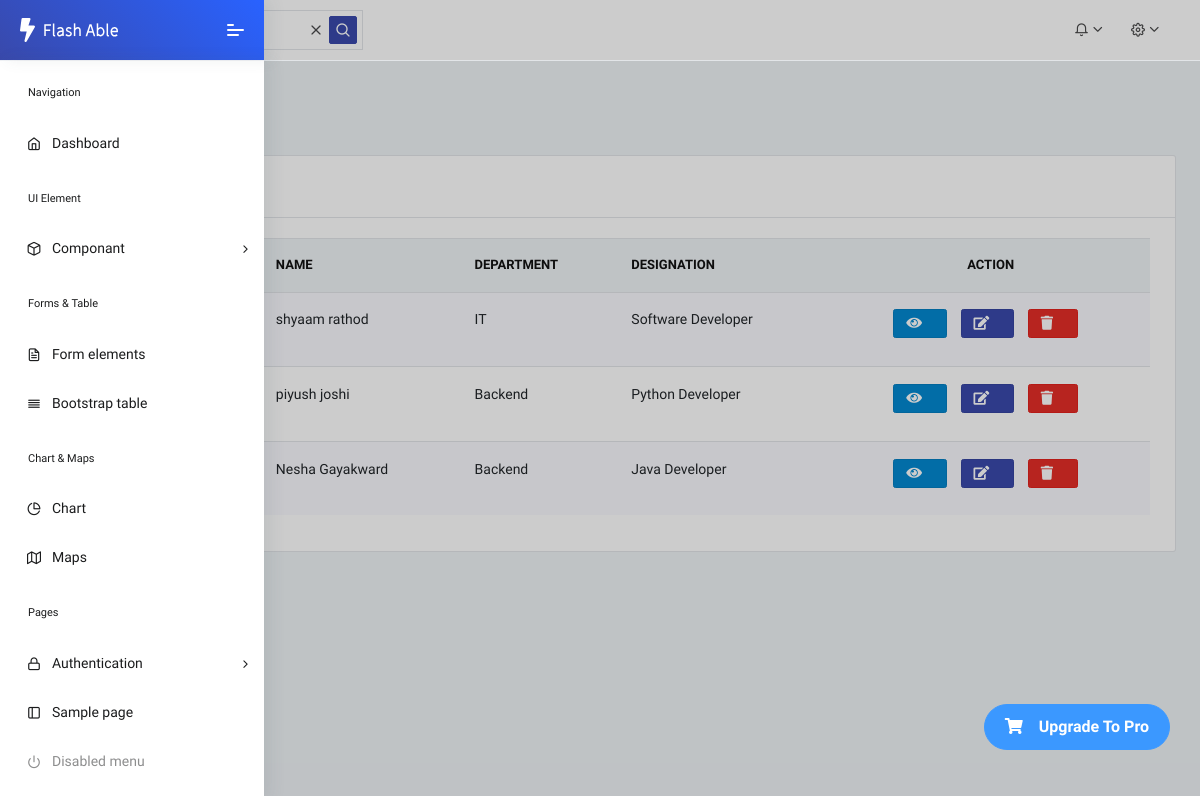
/list_employee/, run on an earlier commit of the app's database.
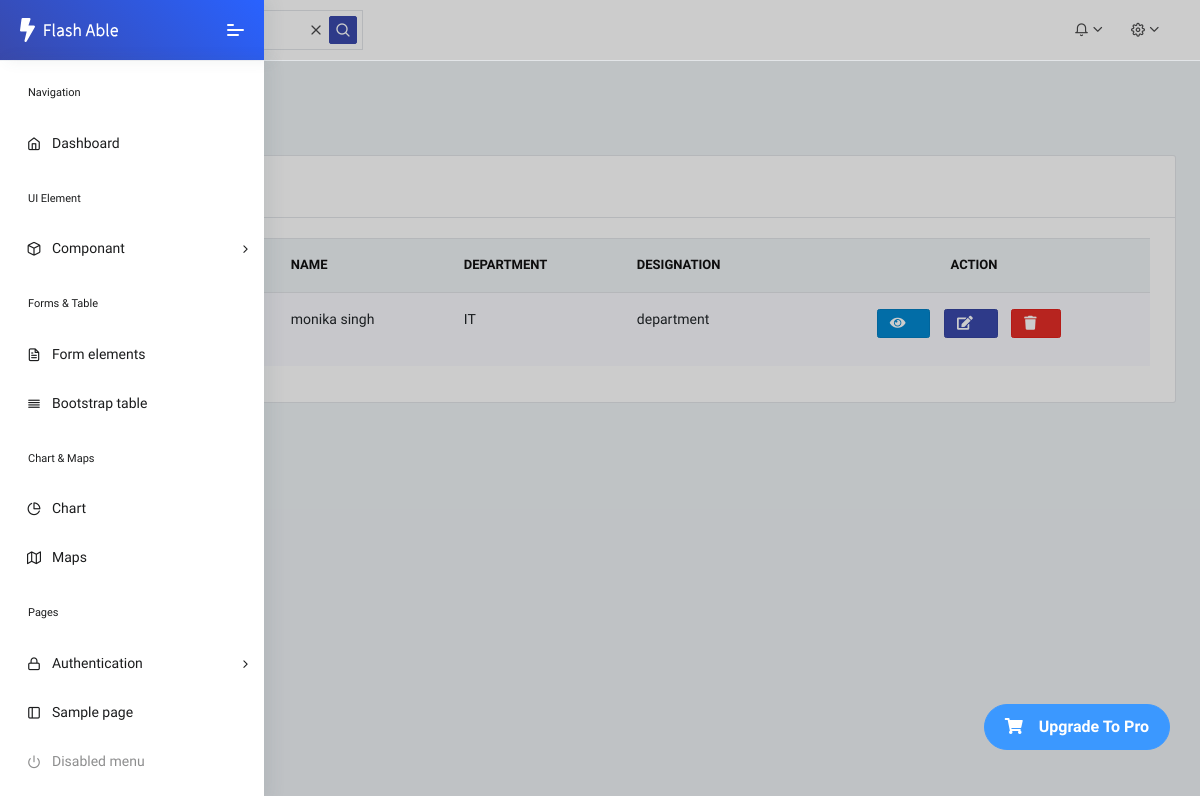
And on a later commit of the database.
### core/models.py (models this page shows, shortened)
class EmployeeProfile(models.Model):
    user = models.OneToOneField(User, on_delete=models.CASCADE)
    department = models.ForeignKey(
        Department,
        on_delete=models.SET_NULL,
        null=True,
        blank=True
    )
    designation = models.CharField(max_length=100)
    salary = models.DecimalField(max_digits=10, decimal_places=2)
    join_date = models.DateField(auto_now_add=True)
    experience = models.PositiveIntegerField(
        help_text="Years of experience",
        null=True,
        blank=True
    )

class User(AbstractUser):
    ROLE_CHOICES = [
        ("ADMIN", "Admin"),
        ("EMPLOYEE", "Employee"),
    ]
    role = models.CharField(max_length=20, choices=ROLE_CHOICES)
    phone = models.CharField(max_length=15, blank=True)
    address = models.TextField(blank=True)
    profile_pic = models.ImageField(
        upload_to="profile_pics/",
        default="profile_pics/default.png",
        blank=True
    )

class Department(models.Model):
    name = models.CharField(max_length=100)
    description = models.TextField(blank=True)

### core/views.py (the view)
# urls.py: path('list_employee/', views.list_employee, name='list-employee'),
def list_employee(request):
    employees = EmployeeProfile.objects.select_related('user','department')
    context = {
        'employees' : employees
    }
    return render(request,'employee/Employee_list.html',context)

### core/templates/employee/Employee_list.html (shortened to what this page needs)
{% extends 'dashboard/Admin_Dashboard.html' %}
{% load static %}
{% block mein %}
<div class="pcoded-main-container">
    <div class="pcoded-wrapper">
        <div class="pcoded-content">
            <div class="pcoded-inner-content">
                <div class="main-body">
                    <div class="page-wrapper">
                        <div class="page-header">
                            <div class="page-block">
                                <div class="row align-items-center">
                                    <div class="col-md-12">
                                        <div class="page-header-title">
                                            <h5 class="m-b-10">Sample Page</h5>
                                        </div>
                                        <ul class="breadcrumb">
                                            <li class="breadcrumb-item"><a href="index.html"></a></li>
                                            <li class="breadcrumb-item"><a href="#!">Sample Page</a></li>
                                        </ul>
                                    </div>
                                </div>
                            </div>
                        </div>
                        <div class="row">
                            <div class="col-xl-12">
                                <div class="card">
                                    <div class="card-header">
                                        <h5>Employee List</h5>
                                    </div>
                                    <div class="card-body table-border-style">
                                        <div class="table-responsive">
                                            <table class="table table-striped">
                                                <thead>
                                                    <tr>
                                                        <th>#</th>
                                                        <th>Photo</th>
                                                        <th>Name</th>
                                                        <th>Department</th>
                                                        <th>Designation</th>
                                                        <th class="text-center">Action</th>
                                                    </tr>
                                                </thead>
                                                <tbody>
                                                {% for emp in employees %}
                                                    <tr>
                                                        <td>{{ forloop.counter }}</td>
                                                        <td>
                                                        </td>
                                                        <td>
                                                            {{ emp.user.first_name }}
                                                            {{ emp.user.last_name }}
                                                        </td>
                                                        <td>
                                                            {{ emp.department.name }}
                                                        </td>
                                                        <td>
                                                            {{ emp.designation }}
                                                        </td>
                                                        <td class="text-center">
                                                            <a class="btn btn-info btn-sm " href="{% url 'show-employee' pk=emp.id %}" >
                                                                <i class="fa fa-eye"></i>
                                                              </a>
                                                              <a class="btn btn-primary btn-sm " href="{% url 'edit-employee' pk=emp.id %}" >
                                                                <i class="fa fa-edit"></i>
                                                              </a>
                                                              <a class="btn btn-danger btn-sm " href="{% url 'delete-employee' pk=emp.id %}" >
                                                                <i class="fa fa-trash"></i>
                                                              </a>
                                                        </td>
                                                    </tr>
                                                {% endfor %}
                                                </tbody>
                                            </table>
                                        </div>
                                    </div>
                                </div>
                            </div>
                        </div>
                    </div>
                </div>
            </div>
        </div>
    </div>
</div>
{% endblock %}

### core/templates/dashboard/Admin_Dashboard.html (shortened to what this page needs)
{% load static %}
<!DOCTYPE html>
<html lang="en">
<head>
	<link rel="stylesheet" href="{% static 'assets/fonts/fontawesome/css/fontawesome-all.min.css' %}">
	<link rel="stylesheet" href="{% static 'assets/plugins/animation/css/animate.min.css' %}">
	<link rel="stylesheet" href="{% static 'assets/css/style.css' %}">
	<link href="https://cdn.jsdelivr.net/npm/bootstrap-icons@1.11.3/font/bootstrap-icons.css" rel="stylesheet">
</head>
<body class="">
	<nav class="pcoded-navbar menupos-fixed menu-light brand-blue ">
		<div class="navbar-wrapper ">
			<div class="navbar-brand header-logo">
				<a href="index.html" class="b-brand">
					<img src="{% static 'assets/images/logo.svg' %}" alt="" class="logo images">
				</a>
				<a class="mobile-menu" id="mobile-collapse" href="#!"><span></span></a>
			</div>
			<div class="navbar-content scroll-div">
				<ul class="nav pcoded-inner-navbar">
					<li class="nav-item pcoded-menu-caption">
						<label>Navigation</label>
					</li>
					<li class="nav-item">
						<a href="index.html" class="nav-link"><span class="pcoded-micon"><i class="feather icon-home"></i></span><span class="pcoded-mtext">Dashboard</span></a>
					</li>
					<li class="nav-item pcoded-menu-caption">
						<label>UI Element</label>
					</li>
					<li class="nav-item pcoded-hasmenu">
						<a href="#!" class="nav-link"><span class="pcoded-micon"><i class="feather icon-box"></i></span><span class="pcoded-mtext">Componant</span></a>
					</li>
					<li class="nav-item pcoded-menu-caption">
						<label>Forms &amp; table</label>
					</li>
					<li class="nav-item">
						<a href="form_elements.html" class="nav-link"><span class="pcoded-micon"><i class="feather icon-file-text"></i></span><span class="pcoded-mtext">Form elements</span></a>
					</li>
					<li class="nav-item">
						<a href="tbl_bootstrap.html" class="nav-link"><span class="pcoded-micon"><i class="feather icon-align-justify"></i></span><span class="pcoded-mtext">Bootstrap table</span></a>
					</li>
					<li class="nav-item pcoded-menu-caption">
						<label>Chart & Maps</label>
					</li>
					<li class="nav-item">
						<a href="chart-morris.html" class="nav-link"><span class="pcoded-micon"><i class="feather icon-pie-chart"></i></span><span class="pcoded-mtext">Chart</span></a>
					</li>
					<li class="nav-item">
						<a href="map-google.html" class="nav-link"><span class="pcoded-micon"><i class="feather icon-map"></i></span><span class="pcoded-mtext">Maps</span></a>
					</li>
					<li class="nav-item pcoded-menu-caption">
						<label>Pages</label>
					</li>
					<li class="nav-item pcoded-hasmenu">
						<a href="#!" class="nav-link"><span class="pcoded-micon"><i class="feather icon-lock"></i></span><span class="pcoded-mtext">Authentication</span></a>
					</li>
					<li class="nav-item"><a href="sample-page.html" class="nav-link"><span class="pcoded-micon"><i class="feather icon-sidebar"></i></span><span class="pcoded-mtext">Sample page</span></a></li>
					<li class="nav-item disabled"><a href="#!" class="nav-link"><span class="pcoded-micon"><i class="feather icon-power"></i></span><span class="pcoded-mtext">Disabled menu</span></a></li>
				</ul>
			</div>
		</div>
	</nav>
	<header class="navbar pcoded-header navbar-expand-lg navbar-light headerpos-fixed">
		<div class="collapse navbar-collapse">
			<ul class="navbar-nav mr-auto">
				<li class="nav-item">
					<div class="main-search open">
						<div class="input-group">
							<a href="#!" class="input-group-append search-close">
								<i class="feather icon-x input-group-text"></i>
							</a>
							<span class="input-group-append search-btn btn btn-primary">
								<i class="feather icon-search input-group-text"></i>
							</span>
						</div>
					</div>
				</li>
			</ul>
			<ul class="navbar-nav ml-auto">
				<li>
					<div class="dropdown">
						<a class="dropdown-toggle" href="#" data-toggle="dropdown"><i class="icon feather icon-bell"></i></a>
					</div>
				</li>
				<li>
					<div class="dropdown drp-user">
						<a href="#" class="dropdown-toggle" data-toggle="dropdown">
							<i class="icon feather icon-settings"></i>
						</a>
					</div>
				</li>
			</ul>
		</div>
	</header>
	{% block mein %}{% endblock %}
</body>
</html>

What changed in the data, as far as the page shows it:
removed EmployeeProfile: user.first_name "shyaam", user.last_name "rathod", department.name "IT", designation "Software Developer"
removed EmployeeProfile: user.first_name "piyush", user.last_name "joshi", department.name "Backend", designation "Python Developer"
removed EmployeeProfile: user.first_name "Nesha", user.last_name "Gayakward", department.name "Backend", designation "Java Developer"
added EmployeeProfile: user.first_name "monika", user.last_name "singh", department.name "IT", designation "department"
